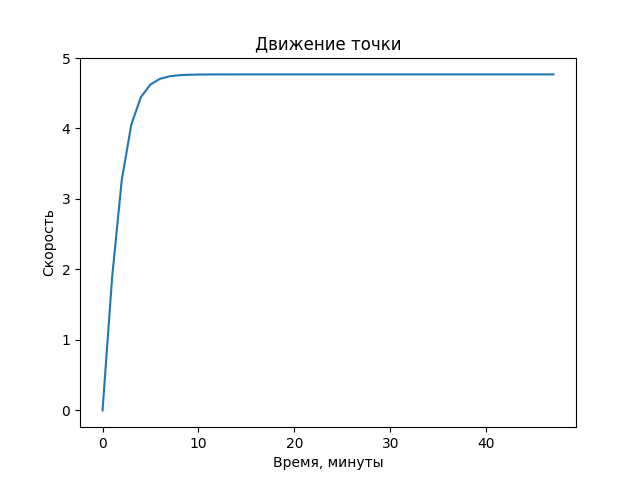

Python code for this plot:
import numpy as np
from scipy.integrate import odeint
import matplotlib.pyplot as plt

t = np.arange(0, 48, 1)

def function(v, t):

    dvdt =  a - ((y*v**2)/m)
    return dvdt

v_0 = 0
y = 0.44
a = 2
m = 5

v_t = odeint(function, v_0, t)

plt.plot(t, v_t[:,0])
plt.xlabel('Время, минуты')
plt.ylabel('Скорость')
plt.title('Движение точки')
plt.savefig('o_3.png')